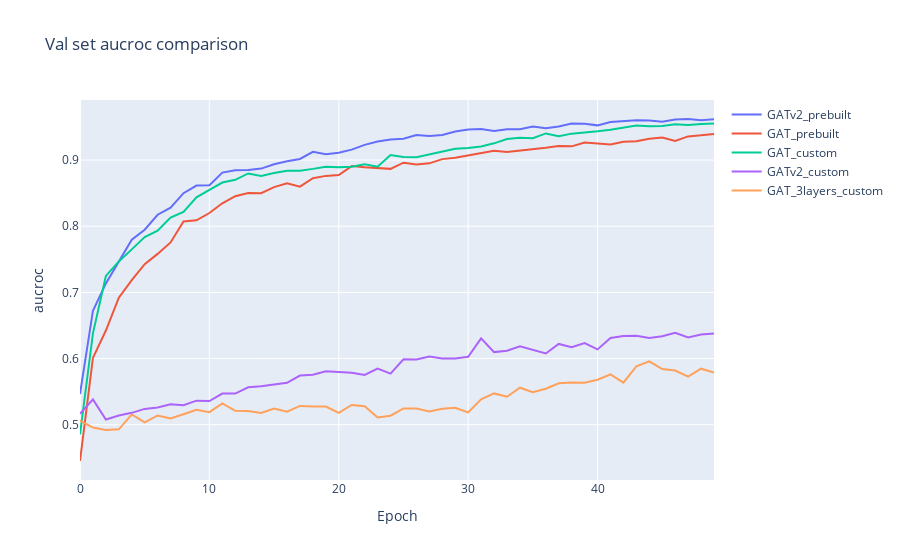

This figure's notebook cell:
### Markdown cell above
## Training Cross comparisons
Here,we show you how to load few results from previous trained models , we should assign names then plots all results. The current visualization has additional models that we ran as well.

### Code cell
# Take names of the saved files
model_name_list = ["GATv2prebuilt.results","GATprebuilt.results","GATmodif.results","GATv2modif.results","GAT_3layers_modif.results"]
#Assign names to plots
names = ["GATv2_prebuilt", "GAT_prebuilt","GAT_custom", "GATv2_custom","GAT_3layers_custom"]

#Iterate to load saved outputs and plots
mm_list0 = [load_results(fn) for fn in model_name_list]
plot_training_comp(mm_list0, names, "aucroc",title="Val set aucroc comparison")
